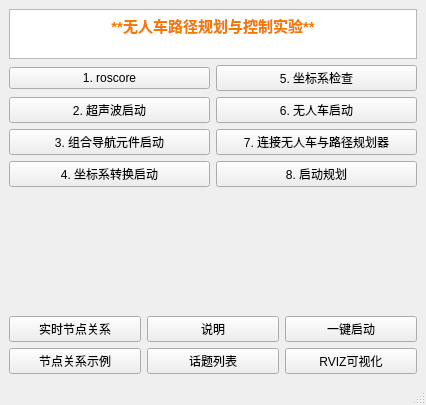
<?xml version="1.0" encoding="UTF-8"?>
<ui version="4.0">
 <class>MainWindow</class>
 <widget class="QMainWindow" name="MainWindow">
  <property name="geometry">
   <rect>
    <x>0</x>
    <y>0</y>
    <width>426</width>
    <height>405</height>
   </rect>
  </property>
  <property name="windowTitle">
   <string>MainWindow</string>
  </property>
  <widget class="QWidget" name="centralwidget">
   <layout class="QVBoxLayout" name="verticalLayout_2">
    <item>
     <layout class="QVBoxLayout" name="verticalLayout">
      <item>
       <widget class="QTextBrowser" name="textBrowser">
        <property name="maximumSize">
         <size>
          <width>1000</width>
          <height>50</height>
         </size>
        </property>
        <property name="html">
         <string>&lt;!DOCTYPE HTML PUBLIC &quot;-//W3C//DTD HTML 4.0//EN&quot; &quot;http://www.w3.org/TR/REC-html40/strict.dtd&quot;&gt;
&lt;html&gt;&lt;head&gt;&lt;meta name=&quot;qrichtext&quot; content=&quot;1&quot; /&gt;&lt;style type=&quot;text/css&quot;&gt;
p, li { white-space: pre-wrap; }
&lt;/style&gt;&lt;/head&gt;&lt;body style=&quot; font-family:'Ubuntu'; font-size:11pt; font-weight:400; font-style:normal;&quot;&gt;
&lt;p align=&quot;center&quot; style=&quot; margin-top:0px; margin-bottom:0px; margin-left:0px; margin-right:0px; -qt-block-indent:0; text-indent:0px;&quot;&gt;&lt;span style=&quot; font-family:'Ubuntu'; font-weight:600; color:#f57900;&quot;&gt;**无人车路径规划与控制实验**&lt;/span&gt;&lt;/p&gt;&lt;/body&gt;&lt;/html&gt;</string>
        </property>
       </widget>
      </item>
      <item>
       <layout class="QGridLayout" name="gridLayout">
        <item row="0" column="0">
         <widget class="QPushButton" name="pushButton_9">
          <property name="text">
           <string>1. roscore</string>
          </property>
         </widget>
        </item>
        <item row="0" column="1">
         <widget class="QPushButton" name="pushButton_5">
          <property name="text">
           <string>5. 坐标系检查</string>
          </property>
         </widget>
        </item>
        <item row="1" column="0">
         <widget class="QPushButton" name="pushButton_2">
          <property name="text">
           <string>2. 超声波启动</string>
          </property>
         </widget>
        </item>
        <item row="1" column="1">
         <widget class="QPushButton" name="pushButton_6">
          <property name="text">
           <string>6. 无人车启动</string>
          </property>
         </widget>
        </item>
        <item row="2" column="0">
         <widget class="QPushButton" name="pushButton_3">
          <property name="text">
           <string>3. 组合导航元件启动</string>
          </property>
         </widget>
        </item>
        <item row="2" column="1">
         <widget class="QPushButton" name="pushButton_11">
          <property name="text">
           <string>7. 连接无人车与路径规划器</string>
          </property>
         </widget>
        </item>
        <item row="3" column="0">
         <widget class="QPushButton" name="pushButton_8">
          <property name="text">
           <string>4. 坐标系转换启动</string>
          </property>
         </widget>
        </item>
        <item row="3" column="1">
         <widget class="QPushButton" name="pushButton_10">
          <property name="text">
           <string>8. 启动规划</string>
          </property>
         </widget>
        </item>
       </layout>
      </item>
     </layout>
    </item>
    <item>
     <widget class="QLabel" name="label_2">
      <property name="text">
       <string/>
      </property>
     </widget>
    </item>
    <item>
     <layout class="QGridLayout" name="gridLayout_2">
      <item row="0" column="0">
       <widget class="QPushButton" name="pushButton_12">
        <property name="text">
         <string>实时节点关系</string>
        </property>
       </widget>
      </item>
      <item row="0" column="1">
       <widget class="QPushButton" name="open_new_btn2">
        <property name="text">
         <string>说明</string>
        </property>
       </widget>
      </item>
      <item row="0" column="2">
       <widget class="QPushButton" name="pushButton">
        <property name="text">
         <string>一键启动</string>
        </property>
       </widget>
      </item>
      <item row="1" column="0">
       <widget class="QPushButton" name="open_new_btn">
        <property name="text">
         <string>节点关系示例</string>
        </property>
       </widget>
      </item>
      <item row="1" column="1">
       <widget class="QPushButton" name="pushButton_4">
        <property name="text">
         <string>话题列表</string>
        </property>
       </widget>
      </item>
      <item row="1" column="2">
       <widget class="QPushButton" name="pushButton_7">
        <property name="text">
         <string>RVIZ可视化</string>
        </property>
       </widget>
      </item>
     </layout>
    </item>
   </layout>
  </widget>
  <widget class="QMenuBar" name="menubar">
   <property name="geometry">
    <rect>
     <x>0</x>
     <y>0</y>
     <width>426</width>
     <height>26</height>
    </rect>
   </property>
  </widget>
  <widget class="QStatusBar" name="statusbar"/>
 </widget>
 <resources/>
 <connections/>
</ui>
